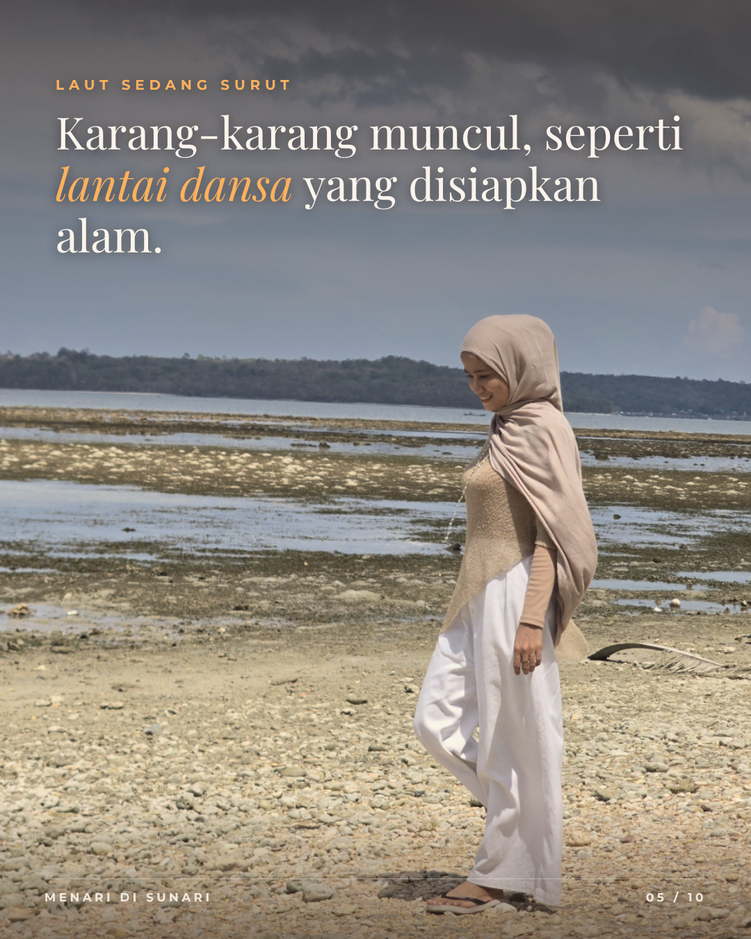
#> input picture social/menari/menari-05.png, 751 x 939 px, shrunk from 1080 x 1350 before the run
$ python -i grade_menari.py   (imports and definitions only)
#> lines starting #> are read from the running program, lines starting #| are printed output that depends on the picture
"""Color grading "sinematik soft" untuk seri Menari di SunaRi -> assets/photos/graded/menari__*.jpg (foto asli tidak diubah).
Kontras rendah, hitam terangkat, highlight roll-off; bayangan teal lembut, highlight peach hangat, kulit tetap natural;
hijau & biru langit diredam, glow halus di area terang, grain film tipis.
Run: python3 social/grade_menari.py"""
from PIL import Image, ImageOps, ImageFilter
import numpy as np, pathlib
R = pathlib.Path(__file__).resolve().parent.parent / "assets/photos"
rng = np.random.default_rng(7)
def lum(a): return (0.299*a[..., 0] + 0.587*a[..., 1] + 0.114*a[..., 2])[..., None]
def grade(p):
#> called with p = 'menari/menari-05.png'
    grade_image(ImageOps.exif_transpose(Image.open(p)).convert("RGB")).save(R / "graded" / ("menari__" + p.name), quality=94)
def grade_image(im):
    a = np.asarray(im, float) / 255
    mx = a.max(-1, keepdims=True); mn = a.min(-1, keepdims=True); L = lum(a)
#> after `mn = a.min(-1, keepdims=True)`:
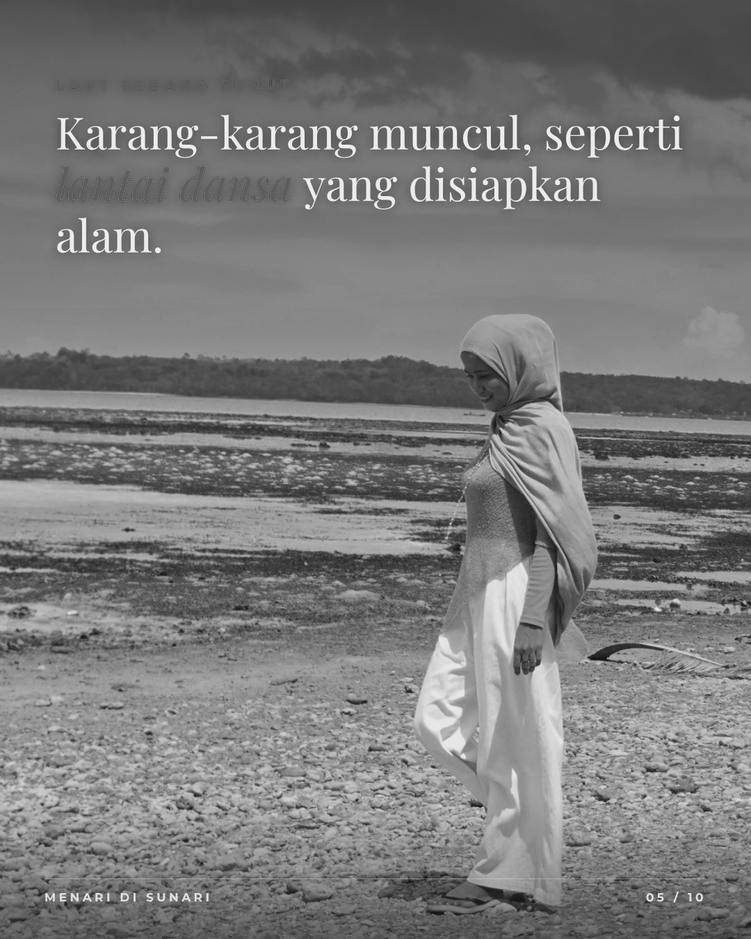
#> mn: shape (939, 751, 1) float64; min 0.0588, max 1, mean 0.476
#> in lum, `def lum(a): return (0.299*a[..., 0] + 0.587*a[..., 1] + 0.114*a[..., 2..`:
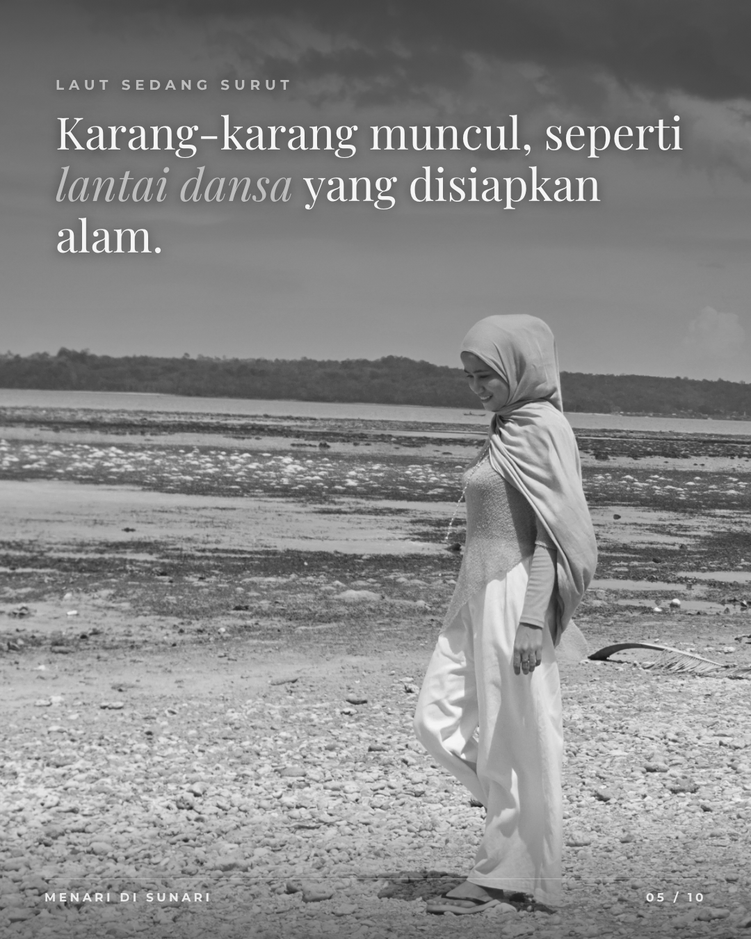
#> returned value: shape (939, 751, 1) float64; min 0.0691, max 1, mean 0.535
    # perlindungan kulit (merah > hijau > biru, cukup terang)
    skin = np.clip((a[..., 0:1] - a[..., 1:2]) * 6, 0, 1) * np.clip((a[..., 1:2] - a[..., 2:3]) * 6, 0, 1) * np.clip(L * 3 - .4, 0, 1)
    # saturasi turun (kulit dijaga), hijau ke sage, biru langit diredam
    sat = 0.78 + 0.17 * skin
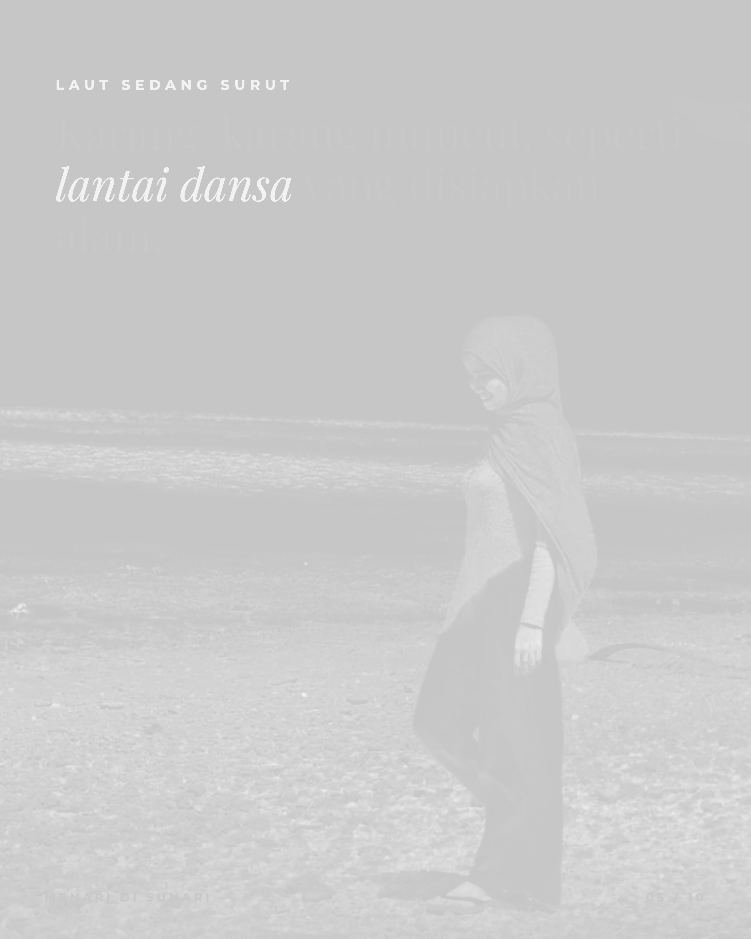
#> sat: shape (939, 751, 1) float64; min 0.78, max 0.95, mean 0.797
    a = L + (a - L) * sat
    gr = np.clip((a[..., 1:2] - np.maximum(a[..., 0:1], a[..., 2:3])) * 5, 0, 1)
    a = a*(1 - .35*gr) + (L*np.array([.95, 1.02, .9]))*.35*gr
    bl = np.clip((a[..., 2:3] - a[..., 0:1]) * 3, 0, 1)
    a = a*(1 - .3*bl) + (L*np.array([.9, 1.0, 1.06]))*.3*bl
    mg = np.clip((np.minimum(a[..., 0:1], a[..., 2:3]) - a[..., 1:2]) * 3, 0, 1)       # magenta bougenvil diredam
    a = a*(1 - .3*mg) + (L*np.array([1.04, .97, 1.0]))*.3*mg
    # kurva lembut: kontras turun, hitam terangkat, highlight roll-off
    a = .5 + (a - .5) * .86
    a = np.where(a > .72, .72 + (a - .72) * .62, a)
    a = .055 + a * .93
    # split toning: bayangan teal, highlight peach
    L = lum(a)
    sh = np.clip((.5 - L) / .5, 0, 1) ** 1.5; hi = np.clip((L - .45) / .55, 0, 1) ** 1.5
#> after `sh = np.clip((0.5 - L) / 0.5, 0, 1) ** 1.5`:
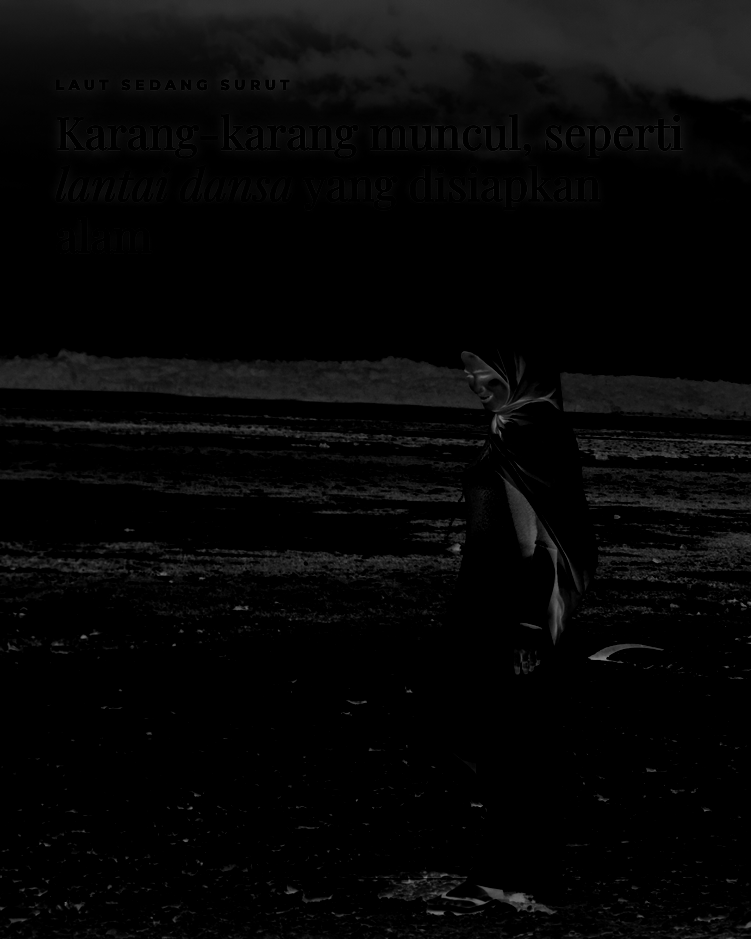
#> sh: shape (939, 751, 1) float64; min 0, max 0.523, mean 0.0271
    a = a + sh * np.array([-.02, .008, .03]) + hi * np.array([.035, .012, -.03])
    a = a * np.array([1.025, 1.0, .975])                                       # sedikit hangat
    a = np.clip(a, 0, 1)
    # glow halus dari area terang (screen)
    g = Image.fromarray((np.clip((lum(a) - .55) / .45, 0, 1)[..., 0] * 255).astype(np.uint8))
    r = max(im.size) / 60
#> r = 15.65
    g = np.asarray(g.filter(ImageFilter.GaussianBlur(r)), float)[..., None] / 255
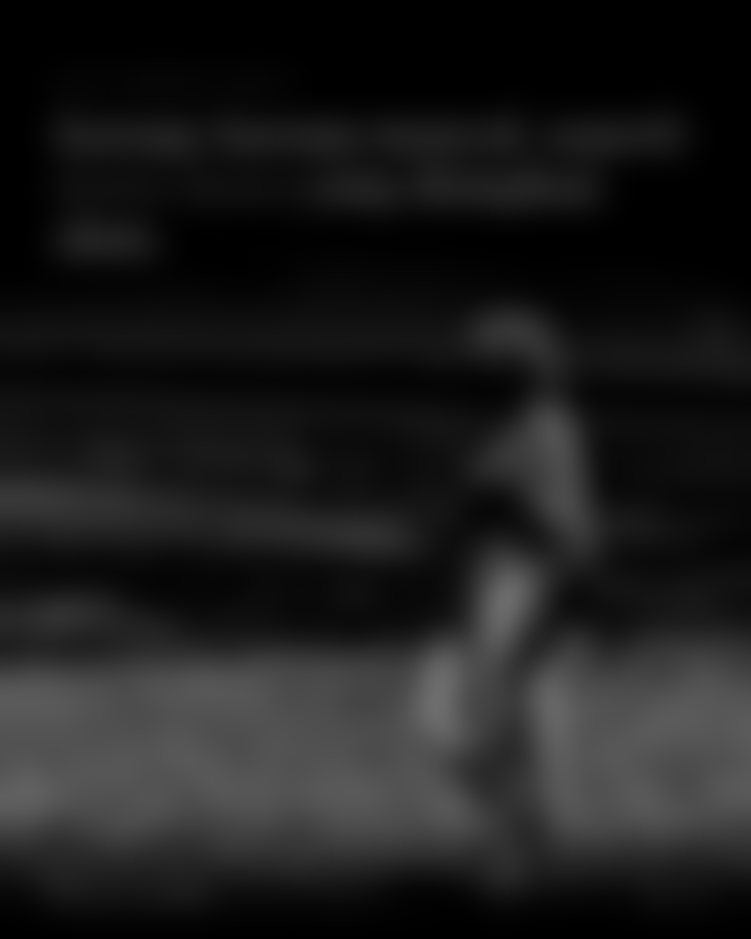
#> g: shape (939, 751, 1) float64; min 0, max 0.427, mean 0.112
    glow = g * np.array([1.0, .93, .82]) * .22
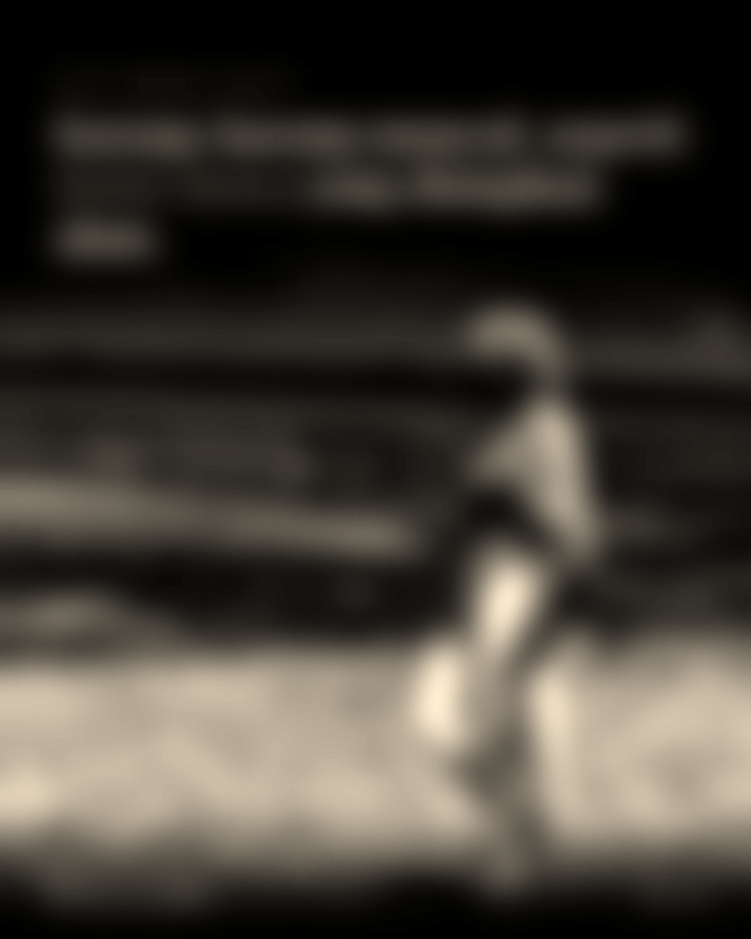
#> glow: shape (939, 751, 3) float64; mean R, G, B 0.0247, 0.0229, 0.0202; drawn with min black and max white
    a = 1 - (1 - a) * (1 - glow)
    # grain film tipis
    n = rng.normal(0, .011, a.shape[:2])[..., None]
    a = np.clip(a + n * (1 - .5*lum(a)), 0, 1)
    return Image.fromarray((a*255).astype(np.uint8))
#> returned value: PIL image 751x939 RGB
# [2 lines not run here, left out]

#> (the run stopped early here; a loop or call above may not have finished)
